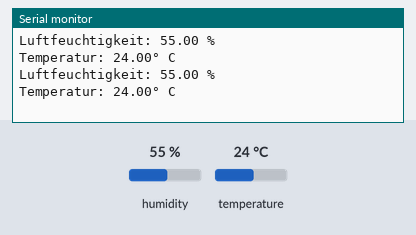
Simulated run of this sketch. Board: Arduino Uno, built with avr-gcc and run on an emulated ATmega328P. Shown: the last lines printed to the serial monitor. The test bench sets the inputs (shaded band); at power-on: humidity 55 %, temperature 24 °C.

Above: at 4.8 s.
4.9 s: humidity set to 22 %
At 6.6 s:
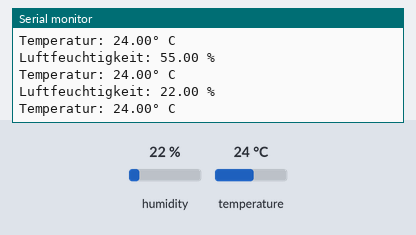
7.9 s: temperature set to 12 °C
At 9.0 s:
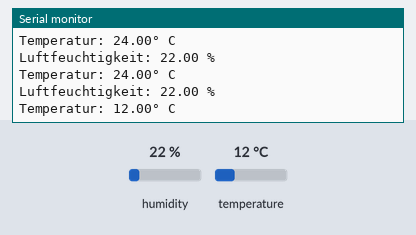
10.9 s: humidity set to 40 %
At 12.7 s:
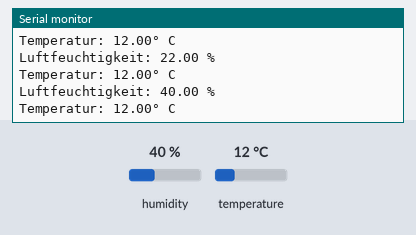
Timing chart, 0 to 14.2 s (numbered marks = the images above; inputs shaded):
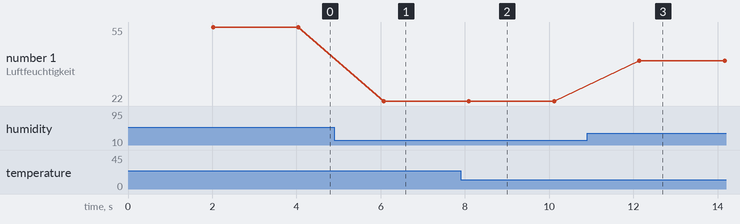

Measured:
- after the input at 4.9 s, the serial monitor: prints a new line after 1.2 s (image 1)
- after the input at 7.9 s, the serial monitor: prints a new line after 0.22 s (image 2)
- after the input at 10.9 s, the serial monitor: prints a new line after 1.2 s (image 3)
- plotted number 1: 55 → 22 after the input at 4.9 s, 22 → 40 after the input at 10.9 s

The sketch:

DHT11.ino
```cpp
#include <DHT.h>
#include <DHT_U.h>


#define DHTPIN 2
#define DHTTYPE DHT11

DHT dht(DHTPIN, DHTTYPE);

void setup() {
  // put your setup code here, to run once:
  Serial.begin(9600);
  dht.begin();
}

void loop() {

delay(2000);

float Luftfeuchtigkeit = dht.readHumidity();

float Temperatur = dht.readTemperature();

Serial.print("Luftfeuchtigkeit: ");
Serial.print(Luftfeuchtigkeit);
Serial.println(" %");

Serial.print("Temperatur: ");
Serial.print(Temperatur);
Serial.println("° C");

}
```
